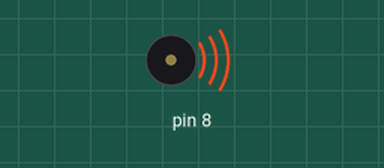
Simulated run of this sketch. Board: Arduino Uno, built with avr-gcc and run on an emulated ATmega328P. Shown: buzzer (waves = sounding).

Above: at 0.5 s.
At 23.7 s:
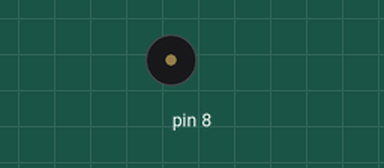
Timing chart, 0 to 27.0 s (numbered marks = the images above):
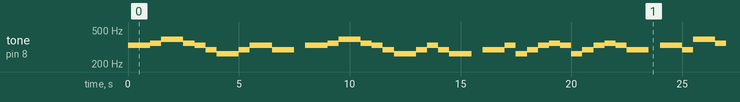

The sketch:

AltoFalante_Ode.ino
```cpp
void setup() {
  pinMode(8,OUTPUT);
}
void loop() {
  int C = 262, D = 294, E = 330, F = 349, G = 392, A = 440, B = 523;
  int P = 0;
  int i;
  int ode[] = {
    E,E,F,G,G,F,E,D,C,C,D,E,E,D,P,D,P,
    E,E,F,G,G,F,E,D,C,C,D,E,D,C,P,C,P,
    D,D,E,C,D,E,P,F,E,C,D,E,P,F,E,D,C,D,P,
    E,E,D,G,G,F,E,D,C,C,D,E,D,C,P,C   };
  int tempo[] = {
    1,1,1,1,1,1,1,1,1,1,1,1,1.5,1,.5,1,1,
    1,1,1,1,1,1,1,1,1,1,1,1,1.5,1,.5,1,1,
    1,1,1,1,1,1,.5,1,1,1,1,1,.5,1,1.5,1,.5,1,1,1,
    1,1,1,1,1,1,1,1,1,1,1,1,1.5,.125,1,1  };
  for(i=0;i<sizeof(ode)/2;i++) {
    if(ode[i] != 0) tone(8,ode[i]);
    else noTone(8);
    delay(tempo[i] * 500);
    noTone(8);
  }
  noTone(8);
  delay(10000);
}
```

Measured:
- by itself, tone on pin 8: plays 330 Hz for 1.0 s, 349 Hz for 0.50 s, 392 Hz for 1.0 s, 349 Hz for 0.50 s, 330 Hz for 0.50 s, 294 Hz for 0.50 s … (143 notes in this stretch)
